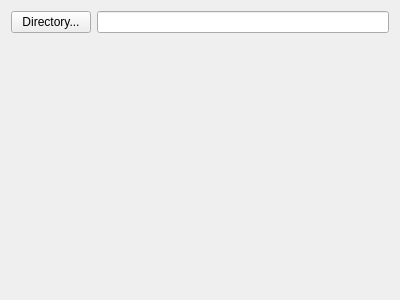
<?xml version="1.0" encoding="UTF-8"?>
<ui version="4.0">
 <class>SettingsForm</class>
 <widget class="QWidget" name="SettingsForm">
  <property name="geometry">
   <rect>
    <x>0</x>
    <y>0</y>
    <width>400</width>
    <height>300</height>
   </rect>
  </property>
  <property name="windowTitle">
   <string>Form</string>
  </property>
  <layout class="QVBoxLayout" name="verticalLayout">
   <item>
    <layout class="QFormLayout" name="formLayout">
     <item row="0" column="0">
      <widget class="QPushButton" name="mISFButton">
       <property name="text">
        <string>Directory...</string>
       </property>
      </widget>
     </item>
     <item row="0" column="1">
      <widget class="QLineEdit" name="mISFPath"/>
     </item>
    </layout>
   </item>
  </layout>
 </widget>
 <resources/>
 <connections/>
</ui>
